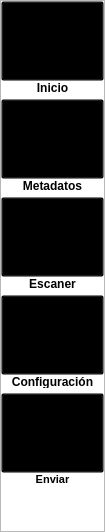
        <widget class="QWidget" name="menu_bar" native="true">
         <property name="minimumSize">
          <size>
           <width>105</width>
           <height>0</height>
          </size>
         </property>
         <property name="maximumSize">
          <size>
           <width>105</width>
           <height>16777215</height>
          </size>
         </property>
         <property name="palette">
          <palette>
           <active>
            <colorrole role="Button">
             <brush brushstyle="SolidPattern">
              <color alpha="255">
               <red>255</red>
               <green>255</green>
               <blue>255</blue>
              </color>
             </brush>
            </colorrole>
            <colorrole role="Base">
             <brush brushstyle="SolidPattern">
              <color alpha="255">
               <red>255</red>
               <green>255</green>
               <blue>255</blue>
              </color>
             </brush>
            </colorrole>
            <colorrole role="Window">
             <brush brushstyle="SolidPattern">
              <color alpha="255">
               <red>255</red>
               <green>255</green>
               <blue>255</blue>
              </color>
             </brush>
            </colorrole>
           </active>
           <inactive>
            <colorrole role="Button">
             <brush brushstyle="SolidPattern">
              <color alpha="255">
               <red>255</red>
               <green>255</green>
               <blue>255</blue>
              </color>
             </brush>
            </colorrole>
            <colorrole role="Base">
             <brush brushstyle="SolidPattern">
              <color alpha="255">
               <red>255</red>
               <green>255</green>
               <blue>255</blue>
              </color>
             </brush>
            </colorrole>
            <colorrole role="Window">
             <brush brushstyle="SolidPattern">
              <color alpha="255">
               <red>255</red>
               <green>255</green>
               <blue>255</blue>
              </color>
             </brush>
            </colorrole>
           </inactive>
           <disabled>
            <colorrole role="Button">
             <brush brushstyle="SolidPattern">
              <color alpha="255">
               <red>255</red>
               <green>255</green>
               <blue>255</blue>
              </color>
             </brush>
            </colorrole>
            <colorrole role="Base">
             <brush brushstyle="SolidPattern">
              <color alpha="255">
               <red>255</red>
               <green>255</green>
               <blue>255</blue>
              </color>
             </brush>
            </colorrole>
            <colorrole role="Window">
             <brush brushstyle="SolidPattern">
              <color alpha="255">
               <red>255</red>
               <green>255</green>
               <blue>255</blue>
              </color>
             </brush>
            </colorrole>
           </disabled>
          </palette>
         </property>
         <property name="autoFillBackground">
          <bool>false</bool>
         </property>
         <property name="styleSheet">
          <string notr="true">QFrame {background-color: rgba(0, 0, 0,.7);}

QLabel {
	color: rgba(255,255,255,.9);
	background-color: transparent;
	background-position: center top;
	padding-bottom: 5px;
	background-repeat: no-repeat;
}

QPushButton {
	color: rgba(255,255,255,.9);
	background-color: transparent;
	background-position: center top;
	padding-top: 5px;
	padding-bottom:5px;
	background-repeat: no-repeat;
}

QPushButton::hover {
	background-color: rgba(0,0,0,.1);
	border: none;
}

QPushButton::focus {
	background-color: #F2784B;
	border: none;
}

Line {
background-color: rgba(255, 255, 255,.5);
}</string>
         </property>
         <layout class="QVBoxLayout" name="verticalLayout_2">
          <property name="spacing">
           <number>0</number>
          </property>
          <property name="leftMargin">
           <number>0</number>
          </property>
          <property name="topMargin">
           <number>0</number>
          </property>
          <property name="rightMargin">
           <number>0</number>
          </property>
          <property name="bottomMargin">
           <number>0</number>
          </property>
          <item>
           <widget class="QFrame" name="frame">
            <property name="frameShape">
             <enum>QFrame::StyledPanel</enum>
            </property>
            <property name="frameShadow">
             <enum>QFrame::Raised</enum>
            </property>
            <layout class="QVBoxLayout" name="verticalLayout_22">
             <property name="spacing">
              <number>0</number>
             </property>
             <property name="leftMargin">
              <number>0</number>
             </property>
             <property name="topMargin">
              <number>0</number>
             </property>
             <property name="rightMargin">
              <number>0</number>
             </property>
             <property name="bottomMargin">
              <number>0</number>
             </property>
             <item>
              <layout class="QVBoxLayout" name="verticalLayout_21">
               <property name="spacing">
                <number>0</number>
               </property>
               <item>
                <widget class="QPushButton" name="inicioButton">
                 <property name="minimumSize">
                  <size>
                   <width>0</width>
                   <height>80</height>
                  </size>
                 </property>
                 <property name="maximumSize">
                  <size>
                   <width>16777215</width>
                   <height>80</height>
                  </size>
                 </property>
                 <property name="font">
                  <font>
                   <weight>75</weight>
                   <bold>true</bold>
                  </font>
                 </property>
                 <property name="cursor">
                  <cursorShape>PointingHandCursor</cursorShape>
                 </property>
                 <property name="whatsThis">
                  <string notr="true"/>
                 </property>
                 <property name="styleSheet">
                  <string notr="true"/>
                 </property>
                 <property name="text">
                  <string/>
                 </property>
                 <property name="icon">
                  <iconset>
                   <normaloff>imgs/icons/pages-interface.svg</normaloff>imgs/icons/pages-interface.svg</iconset>
                 </property>
                 <property name="iconSize">
                  <size>
                   <width>40</width>
                   <height>40</height>
                  </size>
                 </property>
                </widget>
               </item>
               <item>
                <widget class="QLabel" name="inicioLabel">
                 <property name="minimumSize">
                  <size>
                   <width>0</width>
                   <height>18</height>
                  </size>
                 </property>
                 <property name="maximumSize">
                  <size>
                   <width>16777215</width>
                   <height>18</height>
                  </size>
                 </property>
                 <property name="font">
                  <font>
                   <weight>75</weight>
                   <bold>true</bold>
                  </font>
                 </property>
                 <property name="text">
                  <string>Inicio</string>
                 </property>
                 <property name="alignment">
                  <set>Qt::AlignCenter</set>
                 </property>
                </widget>
               </item>
               <item>
                <widget class="QPushButton" name="coleccionesButton">
                 <property name="minimumSize">
                  <size>
                   <width>0</width>
                   <height>80</height>
                  </size>
                 </property>
                 <property name="maximumSize">
                  <size>
                   <width>16777215</width>
                   <height>80</height>
                  </size>
                 </property>
                 <property name="cursor">
                  <cursorShape>PointingHandCursor</cursorShape>
                 </property>
                 <property name="styleSheet">
                  <string notr="true"/>
                 </property>
                 <property name="text">
                  <string/>
                 </property>
                 <property name="icon">
                  <iconset>
                   <normaloff>imgs/icons/window-of-four-rounded-squares.svg</normaloff>imgs/icons/window-of-four-rounded-squares.svg</iconset>
                 </property>
                 <property name="iconSize">
                  <size>
                   <width>40</width>
                   <height>40</height>
                  </size>
                 </property>
                </widget>
               </item>
               <item>
                <widget class="QLabel" name="metadatosLabel">
                 <property name="minimumSize">
                  <size>
                   <width>0</width>
                   <height>18</height>
                  </size>
                 </property>
                 <property name="maximumSize">
                  <size>
                   <width>16777215</width>
                   <height>18</height>
                  </size>
                 </property>
                 <property name="font">
                  <font>
                   <weight>75</weight>
                   <bold>true</bold>
                  </font>
                 </property>
                 <property name="text">
                  <string>Metadatos</string>
                 </property>
                 <property name="alignment">
                  <set>Qt::AlignCenter</set>
                 </property>
                </widget>
               </item>
               <item>
                <widget class="QPushButton" name="escanerButton">
                 <property name="minimumSize">
                  <size>
                   <width>0</width>
                   <height>80</height>
                  </size>
                 </property>
                 <property name="maximumSize">
                  <size>
                   <width>16777215</width>
                   <height>80</height>
                  </size>
                 </property>
                 <property name="cursor">
                  <cursorShape>PointingHandCursor</cursorShape>
                 </property>
                 <property name="styleSheet">
                  <string notr="true"/>
                 </property>
                 <property name="text">
                  <string/>
                 </property>
                 <property name="icon">
                  <iconset>
                   <normaloff>imgs/icons/camera-to-take-photos.svg</normaloff>imgs/icons/camera-to-take-photos.svg</iconset>
                 </property>
                 <property name="iconSize">
                  <size>
                   <width>40</width>
                   <height>40</height>
                  </size>
                 </property>
                </widget>
               </item>
               <item>
                <widget class="QLabel" name="escanerLabel">
                 <property name="minimumSize">
                  <size>
                   <width>0</width>
                   <height>18</height>
                  </size>
                 </property>
                 <property name="maximumSize">
                  <size>
                   <width>16777215</width>
                   <height>18</height>
                  </size>
                 </property>
                 <property name="font">
                  <font>
                   <weight>75</weight>
                   <bold>true</bold>
                  </font>
                 </property>
                 <property name="text">
                  <string>Escaner</string>
                 </property>
                 <property name="alignment">
                  <set>Qt::AlignCenter</set>
                 </property>
                </widget>
               </item>
               <item>
                <widget class="QPushButton" name="configButton">
                 <property name="minimumSize">
                  <size>
                   <width>0</width>
                   <height>80</height>
                  </size>
                 </property>
                 <property name="maximumSize">
                  <size>
                   <width>16777215</width>
                   <height>80</height>
                  </size>
                 </property>
                 <property name="cursor">
                  <cursorShape>PointingHandCursor</cursorShape>
                 </property>
                 <property name="text">
                  <string/>
                 </property>
                 <property name="icon">
                  <iconset>
                   <normaloff>imgs/icons/cogwheel.svg</normaloff>imgs/icons/cogwheel.svg</iconset>
                 </property>
                 <property name="iconSize">
                  <size>
                   <width>40</width>
                   <height>40</height>
                  </size>
                 </property>
                </widget>
               </item>
               <item>
                <widget class="QLabel" name="label">
                 <property name="minimumSize">
                  <size>
                   <width>0</width>
                   <height>18</height>
                  </size>
                 </property>
                 <property name="maximumSize">
                  <size>
                   <width>16777215</width>
                   <height>18</height>
                  </size>
                 </property>
                 <property name="font">
                  <font>
                   <weight>75</weight>
                   <bold>true</bold>
                  </font>
                 </property>
                 <property name="text">
                  <string>Configuración</string>
                 </property>
                 <property name="alignment">
                  <set>Qt::AlignCenter</set>
                 </property>
                </widget>
               </item>
               <item>
                <widget class="QPushButton" name="b2Send">
                 <property name="minimumSize">
                  <size>
                   <width>0</width>
                   <height>80</height>
                  </size>
                 </property>
                 <property name="maximumSize">
                  <size>
                   <width>16777215</width>
                   <height>80</height>
                  </size>
                 </property>
                 <property name="text">
                  <string/>
                 </property>
                 <property name="icon">
                  <iconset>
                   <normaloff>imgs/icons/cloud-computing.svg</normaloff>imgs/icons/cloud-computing.svg</iconset>
                 </property>
                 <property name="iconSize">
                  <size>
                   <width>40</width>
                   <height>40</height>
                  </size>
                 </property>
                </widget>
               </item>
               <item>
                <widget class="QLabel" name="label_5">
                 <property name="minimumSize">
                  <size>
                   <width>0</width>
                   <height>18</height>
                  </size>
                 </property>
                 <property name="maximumSize">
                  <size>
                   <width>16777215</width>
                   <height>18</height>
                  </size>
                 </property>
                 <property name="font">
                  <font>
                   <pointsize>8</pointsize>
                   <weight>75</weight>
                   <bold>true</bold>
                  </font>
                 </property>
                 <property name="text">
                  <string>Enviar</string>
                 </property>
                 <property name="alignment">
                  <set>Qt::AlignCenter</set>
                 </property>
                </widget>
               </item>
               <item>
                <spacer name="verticalSpacer_3">
                 <property name="orientation">
                  <enum>Qt::Vertical</enum>
                 </property>
                 <property name="sizeHint" stdset="0">
                  <size>
                   <width>20</width>
                   <height>40</height>
                  </size>
                 </property>
                </spacer>
               </item>
              </layout>
             </item>
            </layout>
           </widget>
          </item>
          <item>
           <widget class="QFrame" name="emptyframe">
            <property name="frameShape">
             <enum>QFrame::StyledPanel</enum>
            </property>
            <property name="frameShadow">
             <enum>QFrame::Raised</enum>
            </property>
           </widget>
          </item>
         </layout>
        </widget>
